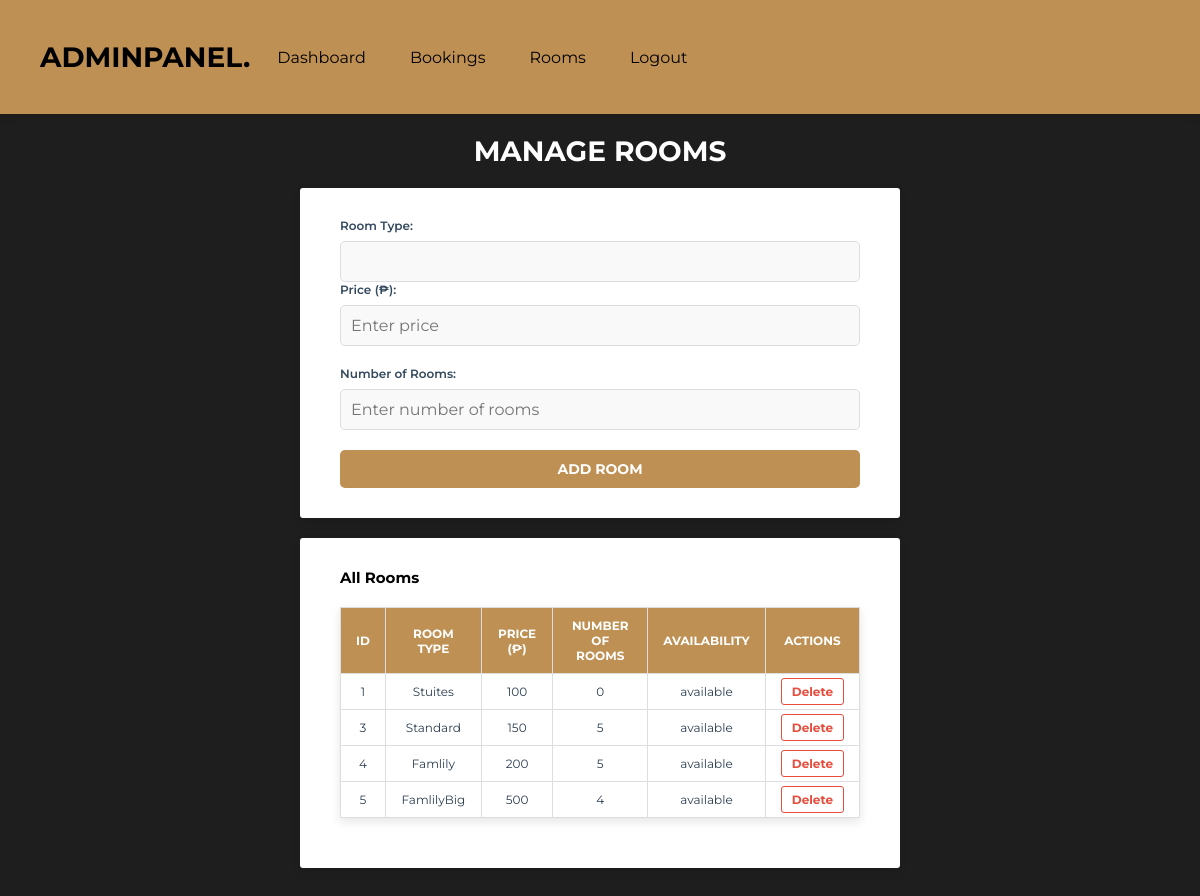
Screenshot of /add_room.php with the database file from the repository.
### tables this page shows
CREATE TABLE `rooms` (
  `id` int(11) NOT NULL,
  `room_type` varchar(11) NOT NULL,
  `price` int(11) NOT NULL,
  `availability_status` varchar(11) NOT NULL,
  `number_of_rooms` int(11) NOT NULL
);

### add_room.php (the view, shortened to what this page needs)
<?php
include 'components/connect.php';
$sql = "SELECT * FROM rooms";
$result = $conn->query($sql);
?>
<!DOCTYPE html>
<html lang="en">
<head>
   <link rel="stylesheet" href="https://cdnjs.cloudflare.com/ajax/libs/font-awesome/6.2.0/css/all.min.css">
   <link rel="stylesheet" href="css/admin_style.css">
</head>
<body>
<?php include 'admin_header.php'; ?>
<section class="grid1">
    <h1 class="heading1">Manage Rooms</h1>
    <div class="box-container1">
        <form method="post" action="add_room.php">
            <div class="form-group">
                <label for="room_type">Room Type:</label>
                <input type="text" id="room_type" name="room_type" class="input-box1" required>
            </div>
            <div class="form-group1">
                <label for="price">Price (₱):</label>
                <input type="text" id="price" name="price" class="input-box1" min="0" step="50" placeholder="Enter price" required>
            </div>
            <div class="form-group1">
                <label for="number_of_rooms">Number of Rooms:</label>
                <input type="text" id="number_of_rooms" name="number_of_rooms" class="input-box1" min="1" max="50" step="1" placeholder="Enter number of rooms" required>
            </div>
            <button type="submit" class="btn1">Add Room</button>
        </form>
    </div>
    <div class="box-container1">
        <h2>All Rooms</h2>
        <table border="1" class="room-table">
            <thead>
                <tr>
                    <th>ID</th>
                    <th>Room Type</th>
                    <th>Price (₱)</th>
                    <th>Number of Rooms</th>
                    <th>Availability</th>
                    <th>Actions</th>
                </tr>
            </thead>
            <tbody>
                <?php
                if ($result->num_rows > 0) {
                    while ($row = $result->fetch_assoc()) {
                        echo "<tr>
                                <td>{$row['id']}</td>
                                <td>{$row['room_type']}</td>
                                <td>{$row['price']}</td>
                                <td>{$row['number_of_rooms']}</td>
                                <td>{$row['availability_status']}</td>
                                <td>
                                    <a href='add_room.php?delete_id={$row['id']}' class='delete-btn'>Delete</a>
                                </td>
                              </tr>";
                    }
                } else {
                    echo "<tr><td colspan='6'>No rooms available.</td></tr>";
                }
                ?>
            </tbody>
        </table>
    </div>
</section>
</body>
</html>

### admin_header.php (shortened to what this page needs)
<header class="header">
   <section class="flex">
      <a href="dashboard.php" class="logo">AdminPanel.</a>
      <nav class="navbar">
         <a href="dashboard.php">Dashboard</a>
         <a href="admin_bookings.php">Bookings</a>
         <a href="add_room.php">Rooms</a>
         <a href="logout.php" onclick="return confirm('Logout from this website?');">Logout</a>
      </nav>
   </section>
</header>

### css/admin_style.css (style rules this page uses)
:root { --main-color:#bf9053; --sub-color:#000000; --white:#ffffff; --border:.1rem solid rgba(220, 198, 156, .3); --primary-color: #2C2C2C ; --secondary-color: #E8E8E8; --text-dark: #2d3436; --text-light: #636e72; --success-color: #2ecc71; --warning-color: #f1c40f; --danger-color: #e74c3c; }
* { font-family: 'Montserrat', sans-serif; margin: 0; padding: 0; box-sizing: border-box; outline: none; border: none; text-decoration: none; }
body { background-color: #1E1E1E; }
html { font-size: 62.5%; overflow-x: hidden; scroll-behavior: smooth; scroll-padding-top: 2rem; }
section { padding: 3rem 2rem; max-width: 1200px; margin: 0 auto; }
.header { padding: 10px 20px; background-color: var(--main-color); box-shadow: 0 4px 8px rgba(0, 0, 0, 0.1); position: sticky; top: 0; z-index: 1000; display: flex; justify-content: space-between; align-items: center; }
.header .flex { display: flex; align-items: center; gap: 1.5rem; max-width: 1200px; width: 100%; margin: 0 auto; }
.header .logo { font-size: 2.8rem; font-weight: 700; color: var(--sub-color); text-transform: uppercase; }
.header .navbar { display: flex; gap: 2rem; }
.header .navbar a { font-size: 1.6rem; color: var(--sub-color); text-decoration: none; padding: 0.7rem 1.2rem; border-radius: 0.3rem; transition: color 0.3s ease, background-color 0.3s ease; }
.grid1 { display: flex; flex-direction: column; align-items: center; padding: 2rem; max-width: 1200px; margin: 0 auto; }
.heading1 { font-size: 2.8rem; color: #ffffff; margin-bottom: 2rem; text-align: center; font-weight: bold; text-transform: uppercase; }
.box-container1 { background-color: #ffffff; padding: 3rem 4rem; border-radius: 0.3rem; box-shadow: 0 4px 10px rgba(0, 0, 0, 0.1); width: 100%; max-width: 600px; margin-bottom: 2rem; transition: transform 0.3s ease, box-shadow 0.3s ease; }
.form-group1 { margin-bottom: 2rem; }
label { display: block; font-size: 1.2rem; margin-bottom: 0.8rem; color: #34495e; font-weight: 600; }
.input-box1, .range-slider1 { width: 100%; padding: 1rem; font-size: 1.6rem; border: 1px solid #dcdde1; border-radius: 0.5rem; background-color: #f9f9f9; color: #2c3e50; transition: border-color 0.3s ease, background-color 0.3s ease; }
.btn1 { display: block; width: 100%; padding: 1rem; font-size: 1.4rem; color: #ffffff; background-color: #bf9053; border: none; border-radius: 0.5rem; text-transform: uppercase; font-weight: bold; cursor: pointer; transition: background-color 0.3s ease, box-shadow 0.3s ease; }
.room-table { width: 100%; border-collapse: collapse; margin: 2rem 0; font-size: 1.2rem; box-shadow: 0 4px 10px rgba(0, 0, 0, 0.1); }
.room-table th, .room-table td { padding: 1rem 1.5rem; text-align: center; border: 1px solid #dcdde1; }
.room-table th { background-color: #bf9053; color: #ffffff; font-weight: 700; text-transform: uppercase; }
.room-table td { background-color: #ffffff; color: #2c3e50; }
.room-table tr:nth-child(even) { background-color: #f9f9f9; }
.delete-btn { text-decoration: none; color: #e74c3c; font-weight: bold; padding: 0.5rem 1rem; border: 1px solid #e74c3c; border-radius: 0.3rem; transition: background-color 0.3s ease, color 0.3s ease; }

### rows the page displays
rooms: id "1", room_type "Stuites", price "100", number_of_rooms "0", availability_status "available"
rooms: id "3", room_type "Standard", price "150", number_of_rooms "5", availability_status "available"
rooms: id "4", room_type "Famlily", price "200", number_of_rooms "5", availability_status "available"
rooms: id "5", room_type "FamlilyBig", price "500", number_of_rooms "4", availability_status "available"
